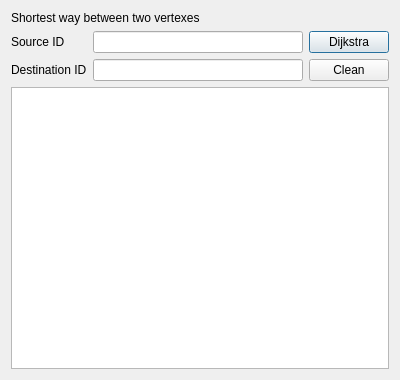
<?xml version="1.0" encoding="UTF-8"?>
<ui version="4.0">
 <class>GraphWindow</class>
 <widget class="QDialog" name="GraphWindow">
  <property name="geometry">
   <rect>
    <x>0</x>
    <y>0</y>
    <width>400</width>
    <height>380</height>
   </rect>
  </property>
  <property name="windowTitle">
   <string>Dialog</string>
  </property>
  <layout class="QVBoxLayout" name="verticalLayout_6">
   <item>
    <widget class="QLabel" name="label_3">
     <property name="text">
      <string>Shortest way between two vertexes</string>
     </property>
    </widget>
   </item>
   <item>
    <layout class="QVBoxLayout" name="verticalLayout_5">
     <item>
      <layout class="QHBoxLayout" name="horizontalLayout">
       <item>
        <layout class="QVBoxLayout" name="verticalLayout_4">
         <item>
          <widget class="QLabel" name="label">
           <property name="text">
            <string>Source ID</string>
           </property>
          </widget>
         </item>
         <item>
          <widget class="QLabel" name="label_2">
           <property name="text">
            <string>Destination ID</string>
           </property>
          </widget>
         </item>
        </layout>
       </item>
       <item>
        <layout class="QVBoxLayout" name="verticalLayout_3">
         <item>
          <widget class="QLineEdit" name="lineEdit"/>
         </item>
         <item>
          <widget class="QLineEdit" name="lineEdit_2"/>
         </item>
        </layout>
       </item>
       <item>
        <layout class="QVBoxLayout" name="verticalLayout_2">
         <item>
          <widget class="QPushButton" name="pushButton">
           <property name="text">
            <string>Dijkstra</string>
           </property>
          </widget>
         </item>
         <item>
          <widget class="QPushButton" name="pushButton_2">
           <property name="text">
            <string>Clean</string>
           </property>
          </widget>
         </item>
        </layout>
       </item>
      </layout>
     </item>
     <item>
      <widget class="QPlainTextEdit" name="plainTextEdit"/>
     </item>
    </layout>
   </item>
  </layout>
 </widget>
 <resources/>
 <connections/>
</ui>
